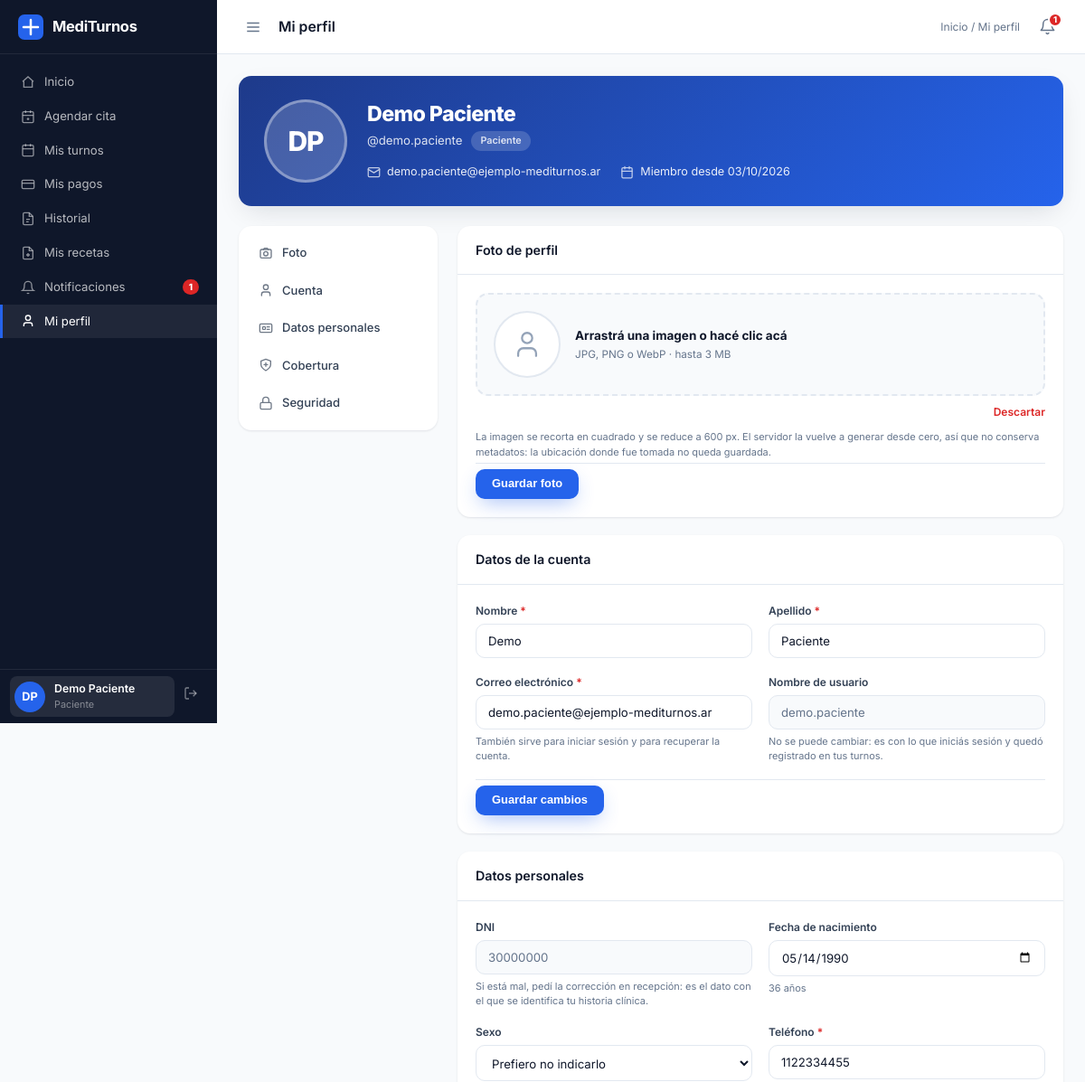
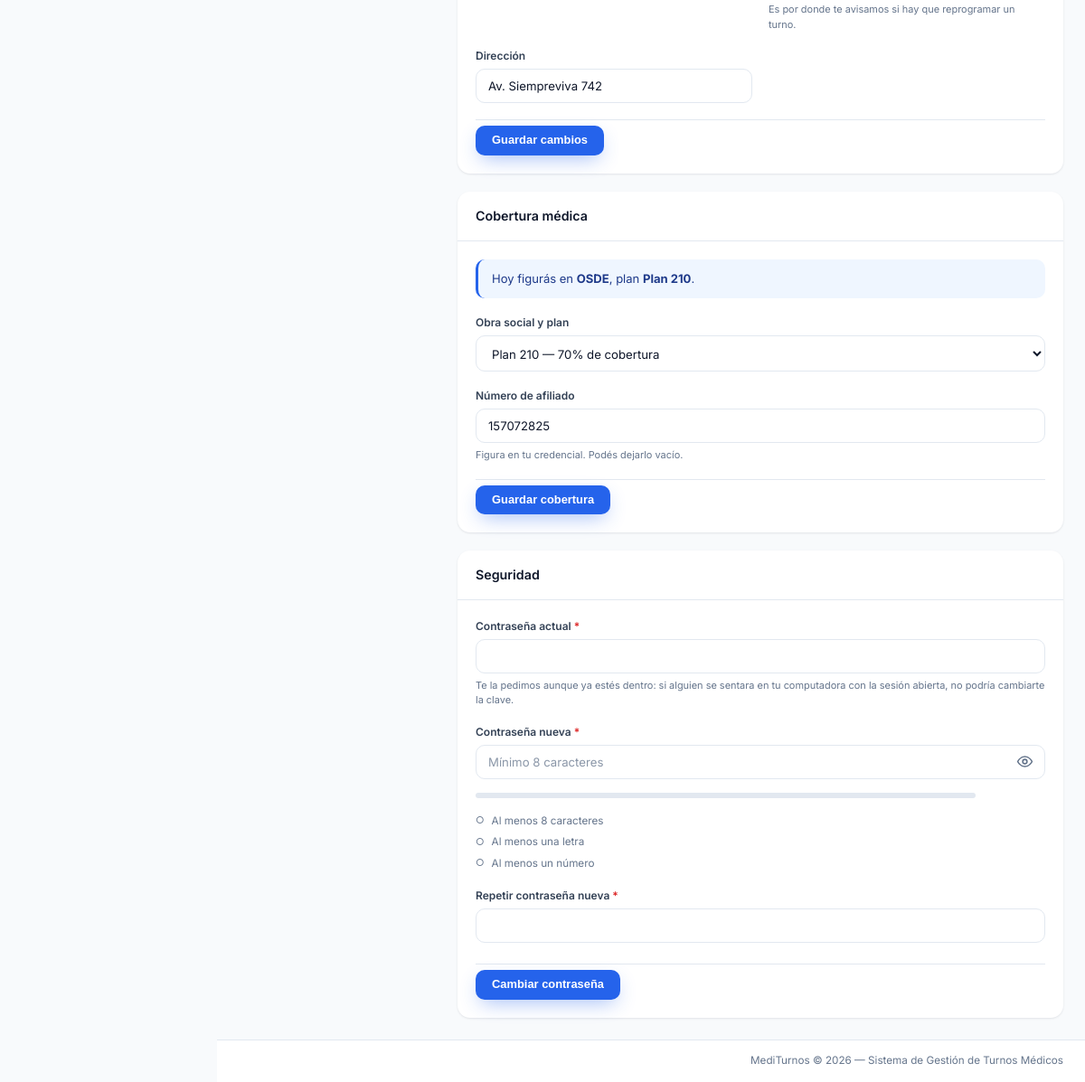
Page /perfil.php (signed in) on the committed database (2 pictures, top to bottom).
### tables this page shows
CREATE TABLE `usuario` (
  `id_usuario` int(11) NOT NULL AUTO_INCREMENT,
  `nombre` varchar(30) NOT NULL,
  `apellido` varchar(30) NOT NULL,
  `usuario` varchar(50) NOT NULL,
  `email` varchar(120) NOT NULL,
  `foto` varchar(255) DEFAULT NULL,
  `contrasenia` varchar(255) NOT NULL COMMENT 'Hash bcrypt — nunca texto plano',
  `fecha_alta` date NOT NULL DEFAULT curdate(),
  `fecha_baja` date DEFAULT NULL,
  `estado` varchar(10) NOT NULL DEFAULT 'activo',
  `id_rol` int(11) NOT NULL,
  `id_paciente` int(11) DEFAULT NULL,
  `matricula` int(11) DEFAULT NULL,
  `ultimo_login` datetime DEFAULT NULL,
  `online` tinyint(1) NOT NULL DEFAULT 0,
  PRIMARY KEY (`id_usuario`),
  UNIQUE KEY `usuario` (`usuario`),
  UNIQUE KEY `email` (`email`),
  UNIQUE KEY `id_paciente` (`id_paciente`),
  UNIQUE KEY `matricula` (`matricula`),
  KEY `id_rol` (`id_rol`),
  KEY `idx_usuario_usuario` (`usuario`),
  KEY `idx_usuario_email` (`email`),
  CONSTRAINT `usuario_ibfk_medico` FOREIGN KEY (`matricula`) REFERENCES `medico` (`matricula`) ON DELETE SET NULL ON UPDATE CASCADE,
  CONSTRAINT `usuario_ibfk_paciente` FOREIGN KEY (`id_paciente`) REFERENCES `paciente` (`id_paciente`) ON DELETE SET NULL ON UPDATE CASCADE,
  CONSTRAINT `usuario_ibfk_rol` FOREIGN KEY (`id_rol`) REFERENCES `rol` (`id_rol`) ON UPDATE CASCADE
);

CREATE TABLE `rol` (
  `id_rol` int(11) NOT NULL AUTO_INCREMENT,
  `nombre` varchar(50) NOT NULL,
  `descripcion` varchar(200) DEFAULT NULL,
  PRIMARY KEY (`id_rol`),
  UNIQUE KEY `nombre` (`nombre`)
);

CREATE TABLE `plan_os` (
  `id_plan` int(11) NOT NULL AUTO_INCREMENT,
  `id_obra_social` int(11) NOT NULL,
  `nombre_plan` varchar(100) NOT NULL,
  `porcentaje_cobertura` decimal(5,2) DEFAULT NULL,
  PRIMARY KEY (`id_plan`),
  KEY `id_obra_social` (`id_obra_social`),
  CONSTRAINT `plan_os_ibfk_1` FOREIGN KEY (`id_obra_social`) REFERENCES `obra_social` (`id_obra_social`) ON UPDATE CASCADE
);

### perfil.php (the view, shortened to what the rows shown need)
<?php
require_once __DIR__ . '/includes/seguridad.php';
require_once __DIR__ . '/includes/auth.php';
require_once __DIR__ . '/sistema/controladores/ControladorPerfil.php';
$modelo = new Perfil($pdo);
$perfil = $modelo->cargar((int) $_SESSION['id_usuario']);
$errorSeccion = null;
$usuarios = new Usuario($pdo);
$planes   = !empty($perfil['id_paciente']) ? $usuarios->listarPlanesObraSocial() : [];
$planesPorOs = [];
foreach ($planes as $pl) {
    $planesPorOs[$pl['obra_social']][] = $pl;
}
$v = fn(string $campo, ?string $def = '') =>
    ($errorSeccion !== null && is_string($_POST[$campo] ?? null))
        ? $_POST[$campo]
        : (string) ($def ?? '');
$fotoUrl   = SubidaImagen::url($perfil['foto']);
$iniciales = strtoupper(mb_substr($perfil['nombre'], 0, 1) . mb_substr($perfil['apellido'], 0, 1));
$edad = null;
if (!empty($perfil['fecha_nac'])) {
    $edad = (new DateTime($perfil['fecha_nac']))->diff(new DateTime('today'))->y;
}
$tieneFicha   = !empty($perfil['id_paciente']) || !empty($perfil['matricula']);
$esPaciente   = !empty($perfil['id_paciente']);
$cssExtra     = ['auth.css', 'perfil.css'];
require_once __DIR__ . '/sistema/vistas/layouts/navbar.php';
?>
<header class="perfil-cabecera">
    <div class="perfil-avatar">
        <?php if ($fotoUrl): ?>
            <img src="<?= e($fotoUrl) ?>" alt="Foto de perfil de <?= e($perfil['nombre'] . ' ' . $perfil['apellido']) ?>">
        <?php else: ?>
            <span aria-hidden="true"><?= e($iniciales) ?></span>
        <?php endif; ?>
    </div>
    <div class="perfil-id">
        <h1><?= e($perfil['nombre'] . ' ' . $perfil['apellido']) ?></h1>
        <p class="perfil-usuario">
            @<?= e($perfil['usuario']) ?>
            <span class="badge badge-activo"><?= e($perfil['rol']) ?></span>
        </p>
        <ul class="perfil-meta">
            <li>
                <svg width="15" height="15" viewBox="0 0 24 24" fill="none" stroke="currentColor" stroke-width="2" stroke-linecap="round" stroke-linejoin="round" aria-hidden="true"><rect x="2" y="4" width="20" height="16" rx="2"/><path d="m2 7 10 6 10-6"/></svg>
                <?= e($perfil['email']) ?>
            </li>
            <li>
                <svg width="15" height="15" viewBox="0 0 24 24" fill="none" stroke="currentColor" stroke-width="2" stroke-linecap="round" aria-hidden="true"><rect x="3" y="4" width="18" height="18" rx="2"/><path d="M16 2v4M8 2v4M3 10h18"/></svg>
                Miembro desde <?= e(date('d/m/Y', strtotime($perfil['fecha_alta']))) ?>
            </li>
        </ul>
    </div>
</header>
<div class="perfil-grid">
    <div class="perfil-secciones">
        <section class="panel" id="cuenta">
            <div class="panel-body">
                <form method="POST" novalidate>
                    <div class="form-grid mb-18">
                        <div class="form-group">
                            <label for="nombre">Nombre <span class="req">*</span></label>
                            <input type="text" id="nombre" name="nombre" class="form-control" required
                                   maxlength="<?= Validacion::NOMBRE_MAX ?>" autocomplete="given-name"
                                   value="<?= e($v('nombre', $perfil['nombre'])) ?>">
                        </div>
                        <div class="form-group">
                            <label for="apellido">Apellido <span class="req">*</span></label>
                            <input type="text" id="apellido" name="apellido" class="form-control" required
                                   maxlength="<?= Validacion::NOMBRE_MAX ?>" autocomplete="family-name"
                                   value="<?= e($v('apellido', $perfil['apellido'])) ?>">
                        </div>
                        <div class="form-group">
                            <label for="email">Correo electrónico <span class="req">*</span></label>
                            <input type="email" id="email" name="email" class="form-control" required
                                   maxlength="<?= Validacion::EMAIL_MAX ?>" autocomplete="email"
                                   value="<?= e($v('email', $perfil['email'])) ?>">
                            <span class="form-hint">También sirve para iniciar sesión y para recuperar la cuenta.</span>
                        </div>
                        <div class="form-group">
                            <label for="usuario-ro">Nombre de usuario</label>
                            <input type="text" id="usuario-ro" class="form-control" readonly
                                   value="<?= e($perfil['usuario']) ?>">
                            <span class="form-hint">
                                No se puede cambiar: es con lo que iniciás sesión y quedó
                                registrado en tus turnos.
                            </span>
                        </div>
                    </div>
                </form>
            </div>
        </section>
        <?php if ($tieneFicha): ?>
        <section class="panel" id="datos">
            <div class="panel-header">
                <span class="panel-titulo">Datos personales</span>
            </div>
            <div class="panel-body">
                <form method="POST" novalidate>
                    <div class="form-grid mb-18">
                        <?php if ($esPaciente): ?>
                        <div class="form-group">
                            <label for="dni-ro">DNI</label>
                            <input type="text" id="dni-ro" class="form-control" readonly
                                   value="<?= e($perfil['dni']) ?>">
                            <span class="form-hint">
                                Si está mal, pedí la corrección en recepción: es el dato con el
                                que se identifica tu historia clínica.
                            </span>
                        </div>
                        <div class="form-group">
                            <label for="fecha_nac">Fecha de nacimiento</label>
                            <input type="date" id="fecha_nac" name="fecha_nac" class="form-control"
                                   max="<?= date('Y-m-d') ?>" min="1900-01-01" autocomplete="bday"
                                   value="<?= e($v('fecha_nac', $perfil['fecha_nac'])) ?>">
                            <?php if ($edad !== null): ?>
                            <span class="form-hint"><?= (int) $edad ?> años</span>
                            <?php endif; ?>
                        </div>
                        <div class="form-group">
                            <label for="sexo">Sexo</label>
                            <select id="sexo" name="sexo" class="form-control">
                                <option value="">Prefiero no indicarlo</option>
                            </select>
                        </div>
                        <?php endif; ?>
                        <div class="form-group">
                            <label for="telefono">Teléfono <span class="req">*</span></label>
                            <input type="tel" id="telefono" name="telefono" class="form-control" required
                                   maxlength="30" autocomplete="tel" placeholder="11 4444 1111"
                                   value="<?= e($v('telefono', $perfil['telefono'])) ?>">
                            <span class="form-hint">Es por donde te avisamos si hay que reprogramar un turno.</span>
                        </div>
                        <?php if ($esPaciente): ?>
                        <div class="form-group">
                            <label for="direccion">Dirección</label>
                            <input type="text" id="direccion" name="direccion" class="form-control"
                                   maxlength="<?= Validacion::DIRECCION_MAX ?>" autocomplete="street-address"
                                   placeholder="Av. Siempre Viva 1234, CABA"
                                   value="<?= e($v('direccion', $perfil['direccion'])) ?>">
                        </div>
                        <?php endif; ?>
                    </div>
                    <div class="form-acciones">
                        <button type="submit" class="btn btn-primario">Guardar cambios</button>
                    </div>
                </form>
            </div>
        </section>
        <?php endif; ?>
        <?php if ($esPaciente): ?>
        <section class="panel" id="cobertura">
            <div class="panel-header"><span class="panel-titulo">Cobertura médica</span></div>
            <div class="panel-body">
                <?php if ($perfil['obra_social']): ?>
                <p class="cobertura-actual">
                    Hoy figurás en <strong><?= e($perfil['obra_social']) ?></strong>,
                    plan <strong><?= e($perfil['nombre_plan']) ?></strong>.
                </p>
                <?php endif; ?>
                <form method="POST" novalidate id="form-cobertura">
                    <?php $planActual = $v('id_plan', (string) ($perfil['id_plan'] ?? '')); ?>
                    <div class="form-group mb-18">
                        <label for="id_plan">Obra social y plan</label>
                        <select id="id_plan" name="id_plan" class="form-control">
                            <?php foreach ($planesPorOs as $nombreOs => $lista): ?>
                            <optgroup label="<?= e($nombreOs) ?>">
                                <?php foreach ($lista as $pl): ?>
                                <option value="<?= (int) $pl['id_plan'] ?>"
                                    <?= $planActual === (string) $pl['id_plan'] ? 'selected' : '' ?>>
                                    <?= e($pl['nombre_plan']) ?><?php
                                        if ($pl['porcentaje_cobertura'] !== null) {
                                            echo ' — ' . (float) $pl['porcentaje_cobertura'] . '% de cobertura';
                                        } ?>
                                </option>
                                <?php endforeach; ?>
                            </optgroup>
                            <?php endforeach; ?>
                        </select>
                    </div>
                    <div class="form-group mb-18" id="campo-afiliado">
                        <label for="nro_afiliado">Número de afiliado</label>
                        <input type="text" id="nro_afiliado" name="nro_afiliado" class="form-control"
                               maxlength="50" placeholder="Ej: 1234-56789/01"
                               value="<?= e($v('nro_afiliado', $perfil['nro_afiliado'])) ?>">
                        <span class="form-hint">Figura en tu credencial. Podés dejarlo vacío.</span>
                    </div>
                    <div class="form-acciones">
                        <button type="submit" class="btn btn-primario">Guardar cobertura</button>
                    </div>
                </form>
            </div>
        </section>
        <?php endif; ?>
    </div>
</div>
<?php require_once __DIR__ . '/sistema/vistas/layouts/footer.php'; ?>

### sistema/vistas/layouts/navbar.php (shortened to what the rows shown need)
<?php
$usuarioSesion = usuarioActual();
$rolActual = $usuarioSesion['rol'];
$inicialesSesion = strtoupper(substr($usuarioSesion['nombre'],0,1) . substr($usuarioSesion['apellido'],0,1));
require_once __DIR__ . '/../../../includes/subida_imagen.php';
$fotoSesion = SubidaImagen::url($_SESSION['foto'] ?? null);
?>
<!DOCTYPE html>
<html lang="es">
<head>
<?php
    $cssDir = __DIR__ . '/../../../publico/css/';
    $cssVer = fn($f) => BASE_URL . 'publico/css/' . $f
        . (is_file($cssDir . $f) ? '?v=' . filemtime($cssDir . $f) : '');
?>
    <link rel="stylesheet" href="<?= $cssVer('estilos.css') ?>">
    <link rel="stylesheet" href="<?= $cssVer('dashboard.css') ?>">
    <link rel="stylesheet" href="<?= $cssVer('utilidades.css') ?>">
    <?php
    foreach (($cssExtra ?? []) as $hoja): ?>
    <link rel="stylesheet" href="<?= $cssVer($hoja) ?>">
    <?php endforeach; ?>
</head>
<body>
<div class="layout">
<aside class="sidebar" id="sidebar">
    <div class="sidebar-user">
        <a href="<?= BASE_URL ?>perfil.php" class="sidebar-user-link <?= basename($_SERVER['PHP_SELF']) === 'perfil.php' ? 'activo' : '' ?>" title="Mi perfil">
            <div class="avatar">
                <?php if ($fotoSesion): ?>
                    <img src="<?= htmlspecialchars($fotoSesion) ?>" alt="">
                <?php else: ?>
                    <?= $inicialesSesion ?>
                <?php endif; ?>
            </div>
            <div class="user-info">
                <div class="user-nombre"><?= htmlspecialchars($usuarioSesion['nombre'] . ' ' . $usuarioSesion['apellido']) ?></div>
                <div class="user-rol"><?= htmlspecialchars($rolActual) ?></div>
            </div>
        </a>
    </div>
</aside>
<div class="main-wrap">
    <main class="contenido">

### rows in the picture
usuario: inicialesSesion "DP", nombre+apellido "Demo Paciente", id_rol.nombre "Paciente", iniciales "DP", id_paciente+nombre+apellido "Demo Paciente", usuario "demo.paciente", email "demo.paciente@ejemplo-mediturnos.ar", id_paciente+fecha_alta "03/10/2026", nombre "Demo", apellido "Paciente", id_paciente "30000000", fecha_nac "05/14/1990", id_paciente "36", telefono "1122334455", direccion "Av. Siempreviva 742", id_paciente "OSDE", id_paciente "Plan 210", id_plan "Plan 210 — 70% de cobertura", nro_afiliado "157072825"

### other values in the picture
$sinLeerSesion "1"
$paginaTitulo "Mi perfil"
SubidaImagen::MAX_BYTES / 1024 / 1024 "3"
SubidaImagen::MAX_LADO "600"
Validacion::PASS_MIN "8"
